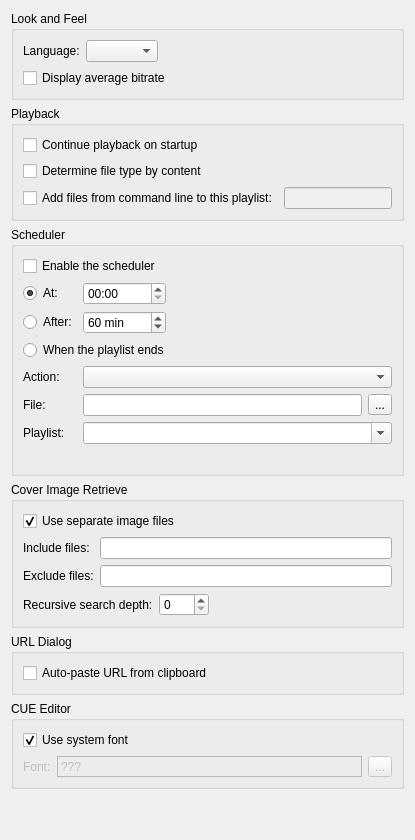
          <widget class="QWidget" name="advancedScrollAreaContents">
           <layout class="QVBoxLayout" name="verticalLayout_51">
        <item>
         <widget class="QGroupBox" name="groupBox">
          <property name="title">
           <string>Look and Feel</string>
          </property>
          <layout class="QGridLayout" name="gridLayout_2">
           <item row="0" column="0">
            <widget class="QLabel" name="label_10">
             <property name="text">
              <string>Language:</string>
             </property>
            </widget>
           </item>
           <item row="0" column="1">
            <widget class="QComboBox" name="langComboBox">
             <property name="sizePolicy">
              <sizepolicy hsizetype="Preferred" vsizetype="Fixed">
               <horstretch>0</horstretch>
               <verstretch>0</verstretch>
              </sizepolicy>
             </property>
            </widget>
           </item>
           <item row="0" column="2">
            <spacer name="horizontalSpacer_2">
             <property name="orientation">
              <enum>Qt::Horizontal</enum>
             </property>
             <property name="sizeType">
              <enum>QSizePolicy::Expanding</enum>
             </property>
             <property name="sizeHint" stdset="0">
              <size>
               <width>0</width>
               <height>20</height>
              </size>
             </property>
            </spacer>
           </item>
           <item row="1" column="0" colspan="3">
            <widget class="QCheckBox" name="abrCheckBox">
             <property name="text">
              <string>Display average bitrate</string>
             </property>
            </widget>
           </item>
          </layout>
         </widget>
        </item>
        <item>
         <widget class="QGroupBox" name="groupBox_6">
          <property name="title">
           <string>Playback</string>
          </property>
          <layout class="QGridLayout" name="gridLayout_70">
           <item row="0" column="0" colspan="2">
            <widget class="QCheckBox" name="continuePlaybackCheckBox">
             <property name="text">
              <string>Continue playback on startup</string>
             </property>
            </widget>
           </item>
           <item row="1" column="0" colspan="2">
            <widget class="QCheckBox" name="byContentCheckBox">
             <property name="text">
              <string>Determine file type by content</string>
             </property>
            </widget>
           </item>
           <item row="2" column="0">
            <widget class="QCheckBox" name="defaultPlayListCheckBox">
             <property name="text">
              <string>Add files from command line to this playlist:</string>
             </property>
            </widget>
           </item>
           <item row="2" column="1">
            <widget class="QLineEdit" name="defaultPlayListLineEdit">
             <property name="enabled">
              <bool>false</bool>
             </property>
            </widget>
           </item>
          </layout>
         </widget>
        </item>
        <item>
         <widget class="QGroupBox" name="schedulerGroupBox">
          <property name="title">
           <string>Scheduler</string>
          </property>
          <property name="toolTip">
           <string>Runs a single action once and then switches itself off.</string>
          </property>
          <layout class="QGridLayout" name="gridLayout_71">
           <item row="0" column="0" colspan="3">
            <widget class="QCheckBox" name="schedulerCheckBox">
             <property name="text">
              <string>Enable the scheduler</string>
             </property>
            </widget>
           </item>
           <item row="1" column="0">
            <widget class="QRadioButton" name="atTimeRadioButton">
             <property name="text">
              <string>At:</string>
             </property>
             <property name="checked">
              <bool>true</bool>
             </property>
            </widget>
           </item>
           <item row="1" column="1">
            <widget class="QTimeEdit" name="schedulerTimeEdit">
             <property name="displayFormat">
              <string>HH:mm</string>
             </property>
            </widget>
           </item>
           <item row="1" column="2">
            <spacer name="horizontalSpacer_10">
             <property name="orientation">
              <enum>Qt::Horizontal</enum>
             </property>
             <property name="sizeHint" stdset="0">
              <size>
               <width>40</width>
               <height>20</height>
              </size>
             </property>
            </spacer>
           </item>
           <item row="2" column="0">
            <widget class="QRadioButton" name="afterRadioButton">
             <property name="text">
              <string>After:</string>
             </property>
            </widget>
           </item>
           <item row="2" column="1">
            <widget class="QSpinBox" name="schedulerIntervalSpinBox">
             <property name="suffix">
              <string> min</string>
             </property>
             <property name="minimum">
              <number>1</number>
             </property>
             <property name="maximum">
              <number>10080</number>
             </property>
             <property name="value">
              <number>60</number>
             </property>
            </widget>
           </item>
           <item row="3" column="0" colspan="3">
            <widget class="QRadioButton" name="playListEndRadioButton">
             <property name="text">
              <string>When the playlist ends</string>
             </property>
             <property name="toolTip">
              <string>The &quot;Repeat All&quot; option is ignored, so playback stops at the end of the playlist.</string>
             </property>
            </widget>
           </item>
           <item row="4" column="0">
            <widget class="QLabel" name="schedulerActionLabel">
             <property name="text">
              <string>Action:</string>
             </property>
            </widget>
           </item>
           <item row="4" column="1" colspan="2">
            <widget class="QComboBox" name="schedulerActionComboBox">
             <property name="sizePolicy">
              <sizepolicy hsizetype="Preferred" vsizetype="Fixed">
               <horstretch>0</horstretch>
               <verstretch>0</verstretch>
              </sizepolicy>
             </property>
            </widget>
           </item>
           <item row="5" column="0">
            <widget class="QLabel" name="schedulerFileLabel">
             <property name="text">
              <string>File:</string>
             </property>
            </widget>
           </item>
           <item row="5" column="1" colspan="2">
            <layout class="QHBoxLayout" name="horizontalLayout_20">
             <item>
              <widget class="QLineEdit" name="schedulerFileLineEdit"/>
             </item>
             <item>
              <widget class="QToolButton" name="schedulerFileButton">
               <property name="text">
                <string>...</string>
               </property>
              </widget>
             </item>
            </layout>
           </item>
           <item row="6" column="0">
            <widget class="QLabel" name="schedulerPlayListLabel">
             <property name="text">
              <string>Playlist:</string>
             </property>
            </widget>
           </item>
           <item row="6" column="1" colspan="2">
            <widget class="QComboBox" name="schedulerPlayListComboBox">
             <property name="editable">
              <bool>true</bool>
             </property>
            </widget>
           </item>
           <item row="7" column="0" colspan="3">
            <widget class="QLabel" name="schedulerStatusLabel">
             <property name="text">
              <string/>
             </property>
            </widget>
           </item>
          </layout>
         </widget>
        </item>
        <item>
         <widget class="QGroupBox" name="groupBox_9">
          <property name="title">
           <string>Cover Image Retrieve</string>
          </property>
          <layout class="QGridLayout" name="gridLayout_6">
           <item row="0" column="0" colspan="2">
            <widget class="QCheckBox" name="useCoverFilesCheckBox">
             <property name="text">
              <string>Use separate image files</string>
             </property>
             <property name="checked">
              <bool>true</bool>
             </property>
            </widget>
           </item>
           <item row="1" column="0">
            <widget class="QLabel" name="label_11">
             <property name="text">
              <string>Include files:</string>
             </property>
            </widget>
           </item>
           <item row="1" column="1">
            <widget class="QLineEdit" name="coverIncludeLineEdit">
             <property name="toolTip">
              <string>A list of file masks separated by comma.</string>
             </property>
            </widget>
           </item>
           <item row="2" column="0">
            <widget class="QLabel" name="label_12">
             <property name="text">
              <string>Exclude files:</string>
             </property>
            </widget>
           </item>
           <item row="2" column="1">
            <widget class="QLineEdit" name="coverExcludeLineEdit">
             <property name="toolTip">
              <string>A list of file masks separated by comma.</string>
             </property>
            </widget>
           </item>
           <item row="3" column="0" colspan="2">
            <layout class="QHBoxLayout" name="horizontalLayout_4">
             <item>
              <widget class="QLabel" name="label_13">
               <property name="text">
                <string>Recursive search depth:</string>
               </property>
              </widget>
             </item>
             <item>
              <widget class="QSpinBox" name="coverDepthSpinBox">
               <property name="minimumSize">
                <size>
                 <width>50</width>
                 <height>0</height>
                </size>
               </property>
               <property name="maximum">
                <number>6</number>
               </property>
              </widget>
             </item>
             <item>
              <spacer name="horizontalSpacer_3">
               <property name="orientation">
                <enum>Qt::Horizontal</enum>
               </property>
               <property name="sizeHint" stdset="0">
                <size>
                 <width>40</width>
                 <height>20</height>
                </size>
               </property>
              </spacer>
             </item>
            </layout>
           </item>
          </layout>
         </widget>
        </item>
        <item>
         <widget class="QGroupBox" name="groupBox_7">
          <property name="title">
           <string>URL Dialog</string>
          </property>
          <layout class="QVBoxLayout" name="verticalLayout_3">
           <item>
            <widget class="QCheckBox" name="clipboardCheckBox">
             <property name="text">
              <string>Auto-paste URL from clipboard</string>
             </property>
            </widget>
           </item>
          </layout>
         </widget>
        </item>
        <item>
         <widget class="QGroupBox" name="groupBox_8">
          <property name="title">
           <string>CUE Editor</string>
          </property>
          <layout class="QVBoxLayout" name="verticalLayout_8">
           <item>
            <widget class="QCheckBox" name="cueSystemFontCheckBox">
             <property name="text">
              <string>Use system font</string>
             </property>
             <property name="checked">
              <bool>true</bool>
             </property>
            </widget>
           </item>
           <item>
            <layout class="QHBoxLayout" name="horizontalLayout">
             <item>
              <widget class="QLabel" name="label_21">
               <property name="enabled">
                <bool>false</bool>
               </property>
               <property name="sizePolicy">
                <sizepolicy hsizetype="Preferred" vsizetype="Preferred">
                 <horstretch>0</horstretch>
                 <verstretch>0</verstretch>
                </sizepolicy>
               </property>
               <property name="text">
                <string>Font:</string>
               </property>
               <property name="alignment">
                <set>Qt::AlignLeading|Qt::AlignLeft|Qt::AlignVCenter</set>
               </property>
              </widget>
             </item>
             <item>
              <widget class="QLabel" name="cueFontLabel">
               <property name="enabled">
                <bool>false</bool>
               </property>
               <property name="sizePolicy">
                <sizepolicy hsizetype="Expanding" vsizetype="Preferred">
                 <horstretch>0</horstretch>
                 <verstretch>0</verstretch>
                </sizepolicy>
               </property>
               <property name="frameShape">
                <enum>QFrame::StyledPanel</enum>
               </property>
               <property name="frameShadow">
                <enum>QFrame::Sunken</enum>
               </property>
               <property name="text">
                <string>???</string>
               </property>
              </widget>
             </item>
             <item>
              <widget class="QToolButton" name="cueFontButton">
               <property name="enabled">
                <bool>false</bool>
               </property>
               <property name="text">
                <string>...</string>
               </property>
              </widget>
             </item>
            </layout>
           </item>
          </layout>
         </widget>
        </item>
        <item>
         <spacer name="verticalSpacer_3">
          <property name="orientation">
           <enum>Qt::Vertical</enum>
          </property>
          <property name="sizeHint" stdset="0">
           <size>
            <width>20</width>
            <height>40</height>
           </size>
          </property>
         </spacer>
        </item>
           </layout>
          </widget>
